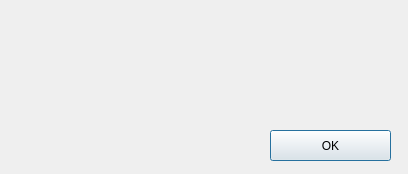
<?xml version="1.0" encoding="UTF-8"?>
<ui version="4.0">
 <class>Dialog</class>
 <widget class="QDialog" name="Dialog">
  <property name="geometry">
   <rect>
    <x>0</x>
    <y>0</y>
    <width>408</width>
    <height>174</height>
   </rect>
  </property>
  <property name="windowTitle">
   <string>Dialog</string>
  </property>
  <widget class="QLabel" name="labelError">
   <property name="geometry">
    <rect>
     <x>26</x>
     <y>42</y>
     <width>361</width>
     <height>51</height>
    </rect>
   </property>
   <property name="text">
    <string/>
   </property>
  </widget>
  <widget class="QPushButton" name="pushButtonOK">
   <property name="geometry">
    <rect>
     <x>270</x>
     <y>130</y>
     <width>121</width>
     <height>31</height>
    </rect>
   </property>
   <property name="text">
    <string>OK</string>
   </property>
  </widget>
 </widget>
 <resources/>
 <connections/>
</ui>
